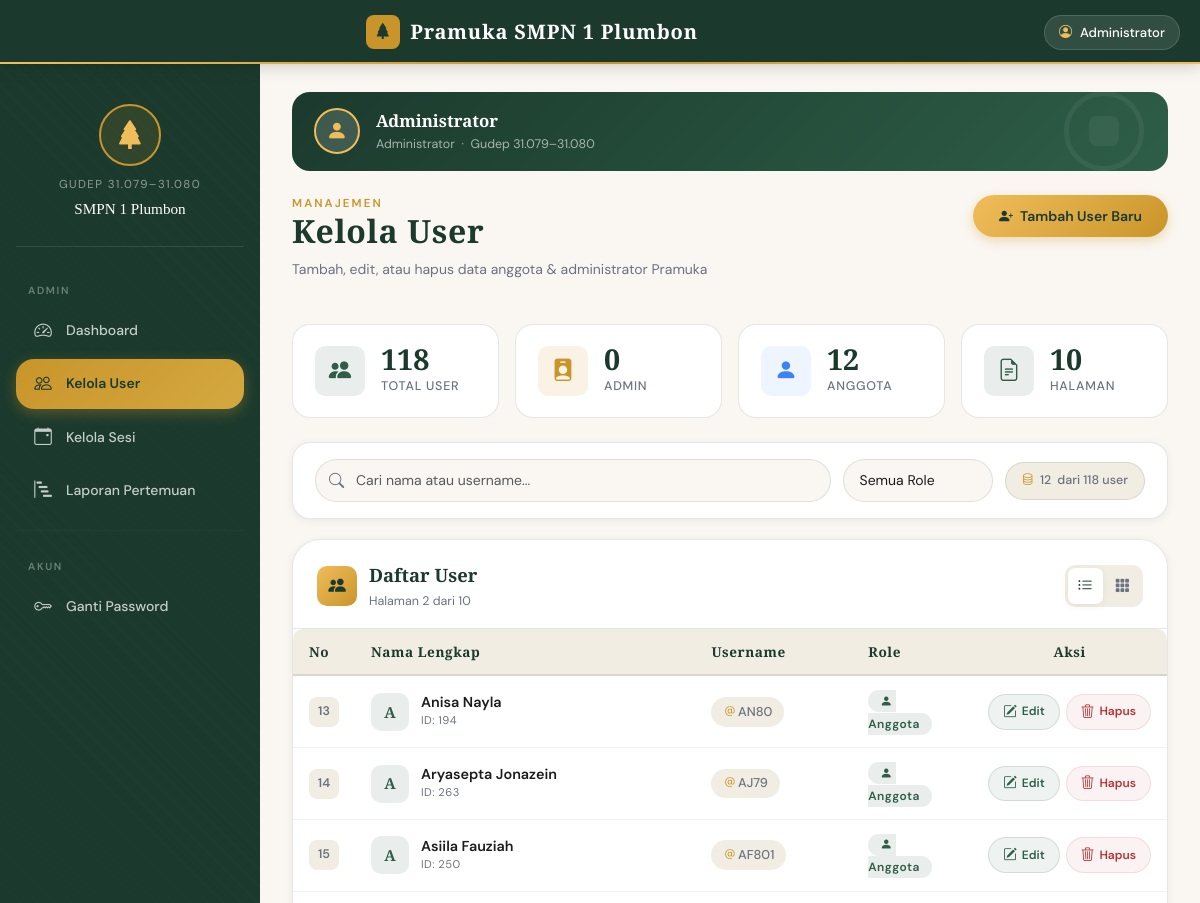
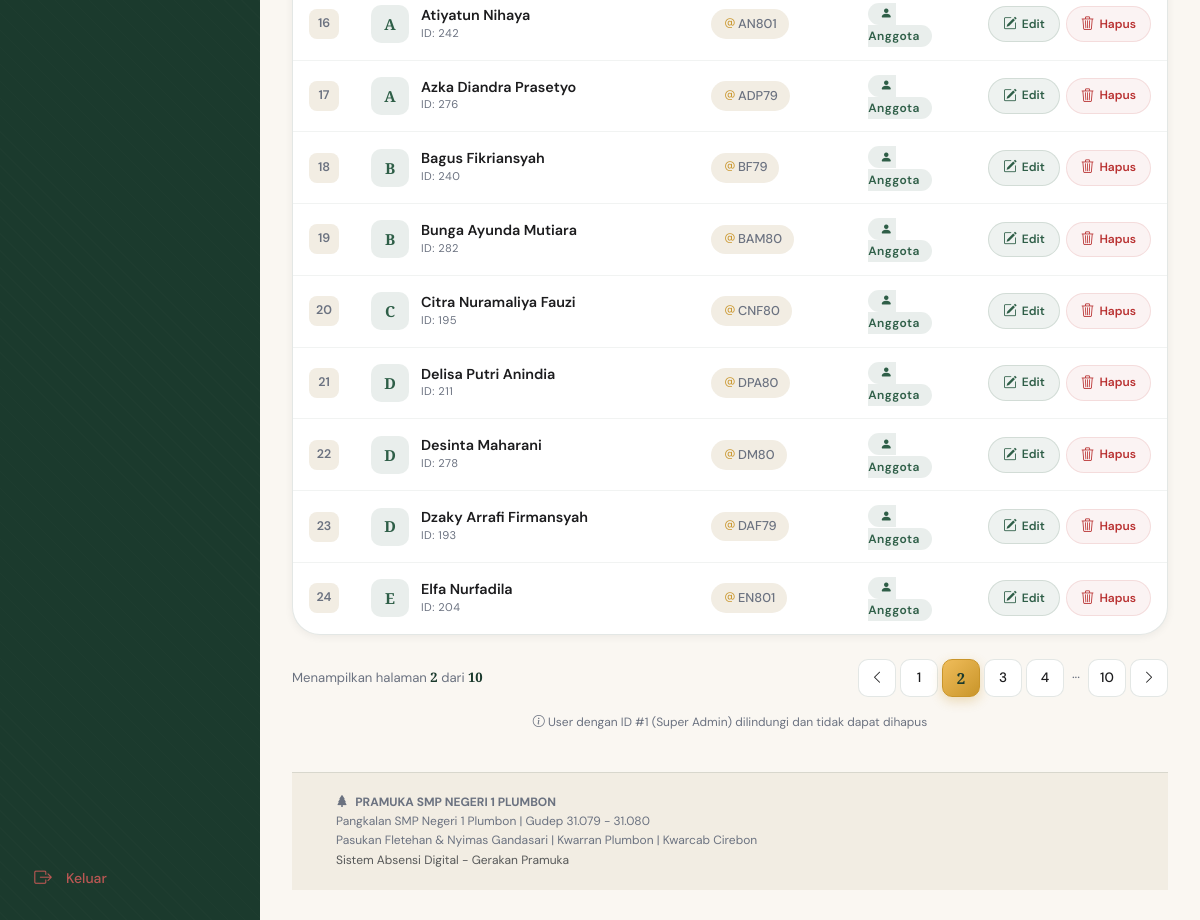
Page /public/AdminController/users?page=2 (signed in) on the committed database (2 pictures, top to bottom).
### tables this page shows
CREATE TABLE `users` (
  `id` int(11) NOT NULL,
  `username` varchar(50) NOT NULL,
  `password` varchar(255) NOT NULL,
  `nama_lengkap` varchar(100) NOT NULL,
  `kelas` varchar(20) DEFAULT NULL,
  `role` enum('admin','user') DEFAULT 'user',
  `created_at` timestamp NOT NULL DEFAULT current_timestamp()
);

### core/Controller.php (called while the page is built, shortened)
<?php
class Controller {
    public function view($view, $data = []) {
        extract($data);
        require_once '../app/views/templates/header.php';
        require_once '../app/views/' . $view . '.php';
        require_once '../app/views/templates/footer.php';
    }
    public function model($model) {
        return new $model;
    }
}
?>

### app/controllers/AdminController.php (called while the page is built, shortened)
<?php
class AdminController extends Controller {
    private $userModel;
    private $limitPerPage = 12;
    public function __construct() {
        $this->userModel = $this->model('User');
    }
    public function users() {
        $page = isset($_GET['page']) ? max(1, (int)$_GET['page']) : 1;
        $offset = ($page - 1) * $this->limitPerPage;
        $users = $this->userModel->getAllUsersWithRole($this->limitPerPage, $offset);
        $totalUsers = $this->userModel->getTotalUsersCount();
        $totalPages = ceil($totalUsers / $this->limitPerPage);
        $this->view('admin/users', [
            'users' => $users,
            'currentPage' => $page,
            'totalPages' => $totalPages,
            'totalUsers' => $totalUsers
        ]);
    }
}
?>

### public/index.php (called while the page is built, shortened)
<?php
require_once '../config/database.php';
require_once '../core/Controller.php';
$app = new App();
?>

### app/models/User.php (called while the page is built, shortened)
<?php
class User {
    private $db;
    public function __construct() {
        $this->db = Database::getInstance()->getConnection();
    }
    public function getAllUsersWithRole($limit = null, $offset = 0) {
        $sql = "SELECT * FROM users ORDER BY kelas ASC, nama_lengkap ASC";
        if ($limit !== null) {
            $sql .= " LIMIT " . (int)$limit . " OFFSET " . (int)$offset;
        }
        $stmt = $this->db->query($sql);
        return $stmt->fetchAll(PDO::FETCH_ASSOC);
    }
}
?>

### config/database.php (called while the page is built, shortened)
<?php
class Database {
    private static $instance = null;
    private $connection;
    private function __construct() {
        try {
            $this->connection = new PDO(
                "mysql:host=".DB_HOST.";dbname=".DB_NAME.";charset=utf8mb4",
                DB_USER,
                DB_PASS,
                [
                    PDO::ATTR_ERRMODE => PDO::ERRMODE_EXCEPTION,
                    PDO::ATTR_DEFAULT_FETCH_MODE => PDO::FETCH_ASSOC
                ]
            );
        } catch(PDOException $e) {
            die("Connection failed: " . $e->getMessage());
        }
    }
    public static function getInstance() {
        if (self::$instance == null) {
            self::$instance = new Database();
        }
        return self::$instance;
    }
    public function getConnection() {
        return $this->connection;
    }
}
?>

### app/views/admin/users.php (the view, shortened to what this page needs)
<div class="page-header animate-in">
    <div>
        <div class="page-header-eyebrow">Manajemen</div>
        <h1 class="page-header-title">Kelola User</h1>
        <p class="page-header-sub">Tambah, edit, atau hapus data anggota & administrator Pramuka</p>
    </div>
    <a href="<?= BASE_URL ?>/AdminController/addUser" class="btn-scout">
        <i class="bi bi-person-plus-fill"></i> Tambah User Baru
    </a>
</div>
<div class="row g-3 mb-4 animate-in">
    <div class="col-6 col-lg-3">
        <div class="stat-card">
            <div class="stat-icon green">
                <i class="bi bi-people-fill"></i>
            </div>
            <div>
                <div class="stat-value"><?= $data['totalUsers'] ?></div>
                <div class="stat-label">Total User</div>
            </div>
        </div>
    </div>
    <div class="col-6 col-lg-3">
        <div class="stat-card">
            <div class="stat-icon gold">
                <i class="bi bi-person-badge-fill"></i>
            </div>
            <div>
                <div class="stat-value">
                    <?= count(array_filter($data['users'], fn($u) => $u['role'] === 'admin')) ?>
                </div>
                <div class="stat-label">Admin</div>
            </div>
        </div>
    </div>
    <div class="col-6 col-lg-3">
        <div class="stat-card">
            <div class="stat-icon blue">
                <i class="bi bi-person-fill"></i>
            </div>
            <div>
                <div class="stat-value">
                    <?= count(array_filter($data['users'], fn($u) => $u['role'] === 'user')) ?>
                </div>
                <div class="stat-label">Anggota</div>
            </div>
        </div>
    </div>
    <div class="col-6 col-lg-3">
        <div class="stat-card">
            <div class="stat-icon green">
                <i class="bi bi-file-earmark-text"></i>
            </div>
            <div>
                <div class="stat-value"><?= $data['totalPages'] ?></div>
                <div class="stat-label">Halaman</div>
            </div>
        </div>
    </div>
</div>
<div class="card-scout animate-in" style="border-radius: var(--radius-md); margin-bottom: 20px;">
    <div style="padding: 16px 22px; display: flex; align-items: center; gap: 12px; flex-wrap: wrap;">
        <div class="form-scout" style="flex: 1; min-width: 200px;">
            <div class="search-input-wrapper">
                <input type="text"
                       id="searchUser"
                       class="form-control search-input"
                       placeholder="Cari nama atau username...">
            </div>
        </div>
        <div class="form-scout">
            <select class="form-select filter-select" id="filterRole">
                <option value="">Semua Role</option>
            </select>
        </div>
        <div class="user-count-badge">
            <i class="bi bi-database"></i>
            <span id="shownCount"><?= count($data['users']) ?></span> dari <?= $data['totalUsers'] ?> user
        </div>
    </div>
</div>
<div class="card-scout animate-in">
    <div class="card-scout-header">
        <div class="card-scout-icon">
            <i class="bi bi-people-fill"></i>
        </div>
        <div style="flex: 1;">
            <div class="card-scout-title">Daftar User</div>
            <div style="font-size: .78rem; color: var(--c-muted); margin-top: 2px;">
                Halaman <?= $data['currentPage'] ?> dari <?= $data['totalPages'] ?>
            </div>
        </div>
        <div class="view-toggle">
            <button class="view-toggle-btn active" onclick="setView('table', this)" title="Tampilan Tabel">
                <i class="bi bi-list-ul"></i>
            </button>
            <button class="view-toggle-btn" onclick="setView('grid', this)" title="Tampilan Grid">
                <i class="bi bi-grid-3x3-gap-fill"></i>
            </button>
        </div>
    </div>
    <div class="card-scout-body" style="padding: 0;">
        <div class="table-responsive" id="tableView">
            <table class="table-scout" id="userTable">
                <thead>
                    <tr>
                        <th style="width: 56px;">No</th>
                        <th>Nama Lengkap</th>
                        <th>Username</th>
                        <th style="width: 120px;">Role</th>
                        <th style="width: 180px; text-align: center;">Aksi</th>
                    </tr>
                </thead>
                <tbody>
                    <?php
                    $no = ($data['currentPage'] - 1) * 12 + 1;
                    foreach ($data['users'] as $user):
                    ?>
                    <tr class="user-row"
                        data-name="<?= strtolower(htmlspecialchars($user['nama_lengkap'])) ?>"
                        data-username="<?= strtolower(htmlspecialchars($user['username'])) ?>"
                        data-role="<?= $user['role'] ?>">
                        <td>
                            <span class="row-number"><?= $no++ ?></span>
                        </td>
                        <td>
                            <div class="user-cell">
                                <div class="user-cell-avatar <?= $user['role'] === 'admin' ? 'admin' : 'member' ?>">
                                    <?= strtoupper(substr($user['nama_lengkap'], 0, 1)) ?>
                                </div>
                                <div>
                                    <div class="user-cell-name"><?= htmlspecialchars($user['nama_lengkap']) ?></div>
                                    <div class="user-cell-id">ID: <?= $user['id'] ?></div>
                                </div>
                            </div>
                        </td>
                        <td>
                            <span class="username-tag">
                                <i class="bi bi-at"></i><?= htmlspecialchars($user['username']) ?>
                            </span>
                        </td>
                        <td>
                            <?php if ($user['role'] === 'admin'): ?>
                                <span class="status-badge badge-admin">
                                    <i class="bi bi-shield-fill"></i> Admin
                                </span>
                            <?php else: ?>
                                <span class="status-badge badge-member">
                                    <i class="bi bi-person-fill"></i> Anggota
                                </span>
                            <?php endif; ?>
                        </td>
                        <td style="text-align: center;">
                            <div class="action-buttons">
                                <a href="<?= BASE_URL ?>/AdminController/editUser/<?= $user['id'] ?>"
                                   class="btn-action btn-action-edit"
                                   title="Edit User">
                                    <i class="bi bi-pencil-square"></i>
                                    <span>Edit</span>
                                </a>
                                <?php if ($user['id'] != 1): ?>
                                    <a href="<?= BASE_URL ?>/AdminController/deleteUser/<?= $user['id'] ?>"
                                       class="btn-action btn-action-delete"
                                       title="Hapus User"
                                       onclick="return confirmDelete('<?= htmlspecialchars($user['nama_lengkap']) ?>')">
                                        <i class="bi bi-trash3"></i>
                                        <span>Hapus</span>
                                    </a>
                                <?php endif; ?>
                            </div>
                        </td>
                    </tr>
                    <?php endforeach; ?>
                </tbody>
            </table>
        </div>
    </div>
</div>
<?php if ($data['totalPages'] > 1): ?>
<div class="pagination-scout animate-in">
    <div class="pagination-info">
        Menampilkan halaman <strong><?= $data['currentPage'] ?></strong> dari
        <strong><?= $data['totalPages'] ?></strong>
    </div>
    <div class="pagination-buttons">
        <a href="?page=<?= $data['currentPage'] - 1 ?>"
           class="pagination-btn <?= $data['currentPage'] == 1 ? 'disabled' : '' ?>">
            <i class="bi bi-chevron-left"></i>
        </a>
        <?php
        $start = max(1, $data['currentPage'] - 2);
        $end = min($data['totalPages'], $data['currentPage'] + 2);
        ?>
        <?php for ($i = $start; $i <= $end; $i++): ?>
            <a href="?page=<?= $i ?>"
               class="pagination-btn <?= $i == $data['currentPage'] ? 'active' : '' ?>">
                <?= $i ?>
            </a>
        <?php endfor; ?>
        <?php if ($end < $data['totalPages']): ?>
            <?php if ($end < $data['totalPages'] - 1): ?>
                <span class="pagination-dots">···</span>
            <?php endif; ?>
            <a href="?page=<?= $data['totalPages'] ?>" class="pagination-btn">
                <?= $data['totalPages'] ?>
            </a>
        <?php endif; ?>
        <a href="?page=<?= $data['currentPage'] + 1 ?>"
           class="pagination-btn <?= $data['currentPage'] == $data['totalPages'] ? 'disabled' : '' ?>">
            <i class="bi bi-chevron-right"></i>
        </a>
    </div>
</div>
<?php endif; ?>
<div class="text-center mt-3 animate-in" style="font-size: .75rem; color: var(--c-muted);">
    <i class="bi bi-info-circle"></i>
    User dengan ID #1 (Super Admin) dilindungi dan tidak dapat dihapus
</div>

### rows in the picture
users: nama_lengkap "A", nama_lengkap "Anisa Nayla", id "194", username "AN80", role "user" (drawn)
users: nama_lengkap "A", nama_lengkap "Aryasepta Jonazein", id "263", username "AJ79", role "user" (drawn)
users: nama_lengkap "A", nama_lengkap "Asiila Fauziah", id "250", username "AF801", role "user" (drawn)
users: nama_lengkap "A", nama_lengkap "Atiyatun Nihaya", id "242", username "AN801", role "user" (drawn)
users: nama_lengkap "A", nama_lengkap "Azka Diandra Prasetyo", id "276", username "ADP79", role "user" (drawn)
users: nama_lengkap "B", nama_lengkap "Bagus Fikriansyah", id "240", username "BF79", role "user" (drawn)
users: nama_lengkap "B", nama_lengkap "Bunga Ayunda Mutiara", id "282", username "BAM80", role "user" (drawn)
users: nama_lengkap "C", nama_lengkap "Citra Nuramaliya Fauzi", id "195", username "CNF80", role "user" (drawn)
users: nama_lengkap "D", nama_lengkap "Delisa Putri Anindia", id "211", username "DPA80", role "user" (drawn)
users: nama_lengkap "D", nama_lengkap "Desinta Maharani", id "278", username "DM80", role "user" (drawn)
users: nama_lengkap "D", nama_lengkap "Dzaky Arrafi Firmansyah", id "193", username "DAF79", role "user" (drawn)
users: nama_lengkap "E", nama_lengkap "Elfa Nurfadila", id "204", username "EN801", role "user" (drawn)

### other values in the picture
$_SESSION['nama_lengkap'] "Administrator"
$data['totalUsers'] "118"
count(array_filter($data['users'], fn($u) => $u['role'] === 'admin')) "0"
count(array_filter($data['users'], fn($u) => $u['role'] === 'user')) "12"
$data['totalPages'] "10"
count($data['users']) "12"
$data['currentPage'] "2"
